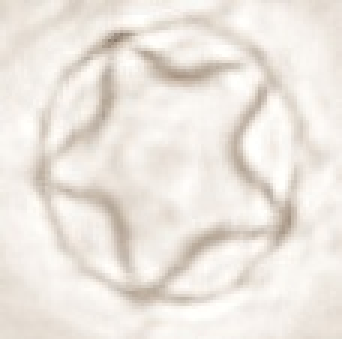
#> input picture Dataset/Test/test1.JPG, 114 x 113 px, found by its file name (shown 3 times larger)
$ python 2_HOG.py
#> lines starting #> are read from the running program, lines starting #| are printed output that depends on the picture; after the words box and inside, x2 and y2 are one past the last pixel; in counts of white or black regions, pixels touching at a corner belong together
#-----------------------------------
# HISTOGRAM OF ORIENTED GRADIENTS (HOG)
#-----------------------------------

# Importing the libraries
import copy
import numpy as np
import matplotlib.pyplot as plt
import matplotlib.patches as patches
import cv2
import numpy as np


# Loading the image
image = cv2.imread("Dataset/Test/test1.jpg")
#> image is the input picture: shape (113, 114, 3); mean B, G, R 222.9, 230.2, 236.5

#resize
size = cv2.resize(image,(100,100))

# Converting RGB to Gray scale
gray_image = cv2.cvtColor(size, cv2.COLOR_RGB2GRAY)
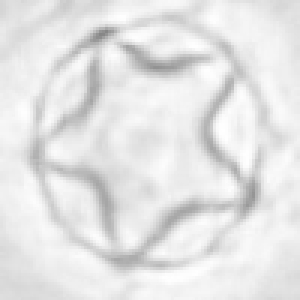
#> gray_image: shape (100, 100) (shown 3 times larger); min 134, max 255, mean 228.6

#Gaussain Blur Deleted noise
gaussain = cv2.GaussianBlur(gray_image,(5,5),0)

# Canny Edge Detection
canny_image = cv2.Canny(gaussain,100,10)
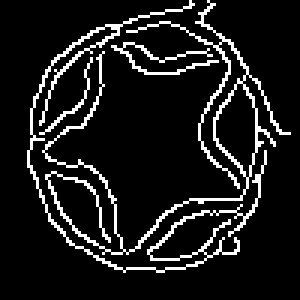
#> canny_image: shape (100, 100) (shown 3 times larger); 10.5% white in thin lines or dots, all inside (x1, y1, x2, y2) = (9, 0, 97, 91)

# Visualizing the image
plt.subplot(2,2,1)
plt.title("Original Image " + str(image.shape))
plt.imshow(image)
plt.xticks([])
plt.yticks([])

plt.subplot(2,2,2)
plt.title("Gray Scale Image " + str(gray_image.shape))
plt.imshow(gray_image, cmap = 'gray')
plt.xticks([])
plt.yticks([])

plt.subplot(2,2,3)
plt.title("Canny Image " + str(canny_image.shape))
plt.imshow(canny_image)
plt.xticks([])
plt.yticks([])

plt.show()
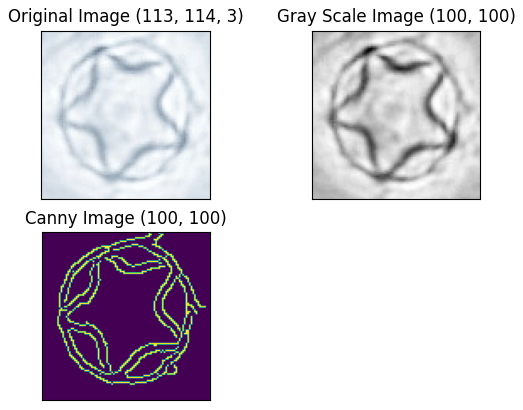
#> figure drawn by matplotlib, 3 panels; B, G, R data is drawn as R, G, B

# Parameters for HOG descriptor
cell_size = (6, 6)
num_cells_per_block = (2, 2)
h_stride = 1
v_stride = 1
num_bins = 9

# Setting parameters for HOG descriptor

# Block size
block_size = (num_cells_per_block[0] * cell_size[0],
              num_cells_per_block[1] * cell_size[1])

# Total number of cells in image
x_cell = canny_image.shape[1] // cell_size[0]
#> x_cell = 16
y_cell = canny_image.shape[0] // cell_size[1]
#> y_cell = 16

# Block stride
block_stride = (cell_size[0] * h_stride,
                cell_size[1] * v_stride)

# Window size
win_size = (x_cell * cell_size[0],
            y_cell * cell_size[1])
#> win_size = (96, 96)

# Printing the parameters
print("==========================================")
print("| HOG Descriptor Parameters:")
print("| ")
print("| ==> Window size: ", win_size)
#| | ==> Window size:  (96, 96)
print("| ==> Cell size: ", cell_size)
print("| ==> Block size: ", block_size)
print("| ==> Block stride of: ", block_stride)
print("| ==> Number of bins: ", num_bins)
print("==========================================\n")

# Setting the parameters of HOG descriptor
HOG = cv2.HOGDescriptor(win_size,                       # Size of detection window in pixels
                        block_size,                     # Defines how many cells are in each block.
                        block_stride,                   # Defines the distance between adjecent blocks
                        cell_size,                      # Determines the size fo your cell
                        num_bins)                       # Number of bins for the histograms.
                        # [6 lines of commented-out code are left out]
HOG_descriptor = HOG.compute(canny_image)
#> HOG_descriptor = 8100 values, max 0.995 at index 5215, min 0 at index 0, mean 0.0812

print("==========================================")
print("| ==> HOG Descriptor's shape: ", HOG_descriptor.shape)
#| | ==> HOG Descriptor's shape:  (8100,)
print("==========================================\n")

print("==========================================")
print("| ==> HOG feature vector: ",HOG_descriptor)
#> (printed output is left out)
print("==========================================")

# Save Feature vector
np.savetxt('HOGfeaturevector.txt', HOG_descriptor,fmt="%10.14f")


# Total number of blocks in width of the detection window
total_blocks_x = np.uint32(((x_cell - num_cells_per_block[0]) / h_stride) + 1)
#> total_blocks_x = 15
print("==> Total number of blocks in width of the detection window: ", total_blocks_x)
#| ==> Total number of blocks in width of the detection window:  15

# Total number of blocks in height of the detection window
total_blocks_y = np.uint32(((y_cell - num_cells_per_block[1]) / v_stride) + 1)
#> total_blocks_y = 15
print("==> Total number of blocks in height of the detection window: ", total_blocks_y)
#| ==> Total number of blocks in height of the detection window:  15

# Total number of elements in feature vector
total_elements = (total_blocks_x) * (total_blocks_y) * num_cells_per_block[0] * num_cells_per_block[1] * num_bins
#> total_elements = 8100
print("==> Total elements: ", total_elements)
#| ==> Total elements:  8100


# Reshaping the feature vector to: [block_y, block_x, num_cells_block_x, num_cells_per_block_y, num_bins]
hog_descriptor_reshaped = HOG_descriptor.reshape(total_blocks_x,
                                                 total_blocks_y,
                                                 num_cells_per_block[0],
                                                 num_cells_per_block[1],
                                                 num_bins)


# Transposing the blocks_x and blocks_y: the first index (blocks_y) referes to the row number and the second index to the column number.
hog_descriptor_reshaped = hog_descriptor_reshaped.transpose((1, 0, 2, 3, 4))

print("==> Shape of the HOG descriptor before reshaping: ", HOG_descriptor.shape)
#| ==> Shape of the HOG descriptor before reshaping:  (8100,)
print("==> Shape of the HOG descriptor after reshaping: ", hog_descriptor_reshaped.shape)
#| ==> Shape of the HOG descriptor after reshaping:  (15, 15, 2, 2, 9)


# Initializing "Average Gradient per Cell" with zeros
ave_grad = np.zeros((y_cell, x_cell, num_bins))


print("==> Shape of the average gradient: ", ave_grad.shape)
#| ==> Shape of the average gradient:  (16, 16, 9)


# Initializing an array of zeros for counting the number of histograms per cell
hist_counter = np.zeros((y_cell, x_cell, 1))

print("==> Shape of the histogram counter: ", hist_counter.shape)
#| ==> Shape of the histogram counter:  (16, 16, 1)

# Adding up all the histograms for each cell

# Iterating through horizontal cells
for i in range (num_cells_per_block[0]):

    # Iterating through vertival celss
    for j in range(num_cells_per_block[1]):

        # Average gradient per cell
        ave_grad[i:total_blocks_y + i,
                 j:total_blocks_x + j] += hog_descriptor_reshaped[:, :, i, j, :]

        # Histogram counter
        hist_counter[i:total_blocks_y + i,
                     j:total_blocks_x + j] += 1

# Average gradient for each cell
ave_grad /= hist_counter

# Total number of vectors in all cells
len_vecs = ave_grad.shape[0] * ave_grad.shape[1] * ave_grad.shape[2]
#> len_vecs = 2304

print("==> Total number of vecctors in all cells: ", len_vecs)
#| ==> Total number of vecctors in all cells:  2304

# Equally spacing degrees between 0-180 degrees radians to the num_bins
deg = np.linspace(0, np.pi, num_bins, endpoint = False)

print("==> Total length of our degrees: ", len(deg), "\n")
print("==> Degrees (radians): ", ["{0:.2f}".format(i) for i in deg])


# Creating arrays for holding components of vector
U = np.zeros((len_vecs))
#> U = 2304 values from 0 to 0
V = np.zeros((len_vecs))
#> V = 2304 values from 0 to 0

# Creating arrays for holding positions of vector
X = np.zeros((len_vecs))
#> X = 2304 values from 0 to 0
Y = np.zeros((len_vecs))

# Set the counter to zero
counter = 0

# Calculating the positions and components

# Iterating thorogh x axis of average_gradients
for i in range(ave_grad.shape[0]):

    # Iterating through y axis of average_gradients
    for j in range(ave_grad.shape[1]):

        # Iterating through z axis of average_gradients
        for k in range(ave_grad.shape[2]):

            # Computing Components
            U[counter] = ave_grad[i,j,k] * np.cos(deg[k])
            V[counter] = ave_grad[i,j,k] * np.sin(deg[k])

            # Computing positions
            X[counter] = (cell_size[0] / 2) + (cell_size[0] * i)
            Y[counter] = (cell_size[1] / 2) + (cell_size[1] * j)

            # Incrementing the counter
            counter = counter + 1
#> after the loop, U = 2304 values, max 0.363 at index 317, min -0.282 at index 1592, mean 0.0092; V = 2304 values, max 0.459 at index 1543, min 0 at index 0, mean 0.0452; X = 2304 values from 3 to 93; Y = 2304 values, max 93 at index 135, min 3 at index 0, mean 48; counter = 2304

# Equally spacing degrees between 0-180 degrees (not radians) to the num_bins
angle_axis = np.linspace(0, 180, num_bins, endpoint = False)

print("==> Total length of our degrees: ", len(angle_axis), "\n")
print("==> Degrees (before): ", ["{0:.2f}".format(i) for i in angle_axis], '\n')
#| ==> Degrees (before):  ['0.00', '20.00', '40.00', '60.00', '80.00', '100.00', '120.00', '140.00', '160.00']

# Adding (half of two degrees = 10) degrees to each
angle_axis += ((angle_axis[1] - angle_axis[0]) / 2)

print("==> Degrees (after): ", ["{0:.2f}".format(i) for i in angle_axis])
#| ==> Degrees (after):  ['10.00', '30.00', '50.00', '70.00', '90.00', '110.00', '130.00', '150.00', '170.00']


#%matplotlib notebook

# Setting the default figure size
plt.rcParams['figure.figsize'] = [10, 20]

# Creating figures with 5 subplots
fig, (a, b, c1, c2, d, e) = plt.subplots(6, 1)

# Defining colors

greenish = '#16a704'

""" Visualizing BEFORE interactive mode """

# Visializing (a - Original image)
a.imshow(image)
a.set_title("===========================> (1) Original Image - INTERACTIVE <===========================")
a.set_aspect(aspect = 1)
a.xaxis.set_visible(False)
a.yaxis.set_visible(False)

# Visualizing (b - Gray scale image)
#b.imshow(gray_image, cmap = 'gray')
b.imshow(canny_image)
#b.set_title("===========================> (2) Gray Scale Image - INTERACTIVE <===========================")
b.set_title("===========================> (2) Canny Image - INTERACTIVE <===========================")
b.set_aspect(aspect = 1)
b.xaxis.set_visible(False)
b.yaxis.set_visible(False)

# Visualizing (c1 - HOG descriptor or feature vector WITHOUT background))
c1.quiver(Y, X, U, V, color = greenish, headwidth = 0, headlength = 0, scale_units = 'inches', scale = 5)
c1.invert_yaxis() # Because it's upside down
c1.set_aspect(aspect = 1)
c1.set_facecolor('white')
c1.set_title("===========================> (3) HOG Descriptor WITHOUT background - INTERACTIVE <===========================")
c1.xaxis.set_visible(False)
c1.yaxis.set_visible(False)

# Visualizing (c2 - HOG descriptor or feature vector WITH background))
c2.quiver(Y, X, U, V, color = greenish, headwidth = 0, headlength = 0, scale_units = 'inches', scale = 5)
c2.invert_yaxis() # Because it's upside down
c2.set_aspect(aspect = 1)
c2.imshow(gray_image, cmap = 'gray')
c2.set_facecolor('white')
c2.set_title("===========================> (3) HOG Descriptor WITH background - INTERACTIVE <===========================")
c2.xaxis.set_visible(False)
c2.yaxis.set_visible(False)

# Set the title in d and e
d.set(title = '===========================> (3) HOG Descriptor (Zoom Window) <===========================', xlim = (0, 18), ylim = (0, 18), autoscale_on = False)
e.set(title = '===========================> (4) Histogram of Gradients <===========================')
e.set_xticklabels(angle_axis)
e.set_xlabel('Angle')
e.set_ylabel("Orientation")
"""
# Eliminiating the axis number in d and e
d.xaxis.set_visible(False)
d.yaxis.set_visible(False)
e.xaxis.set_visible(False)
e.yaxis.set_visible(False)
"""


""" Visualizing after interactive mode """
# Define function for interactive zoom
# [113 lines left out: function onpress, not called in this run]

# Create a connection between the figure and the mouse click
fig.canvas.mpl_connect('button_press_event', onpress)
plt.show()
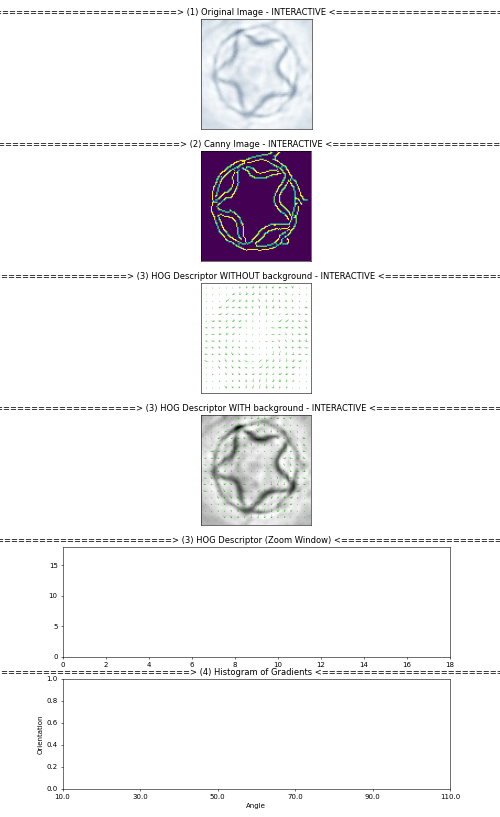
#> figure drawn by matplotlib, 4 panels; B, G, R data is drawn as R, G, B
